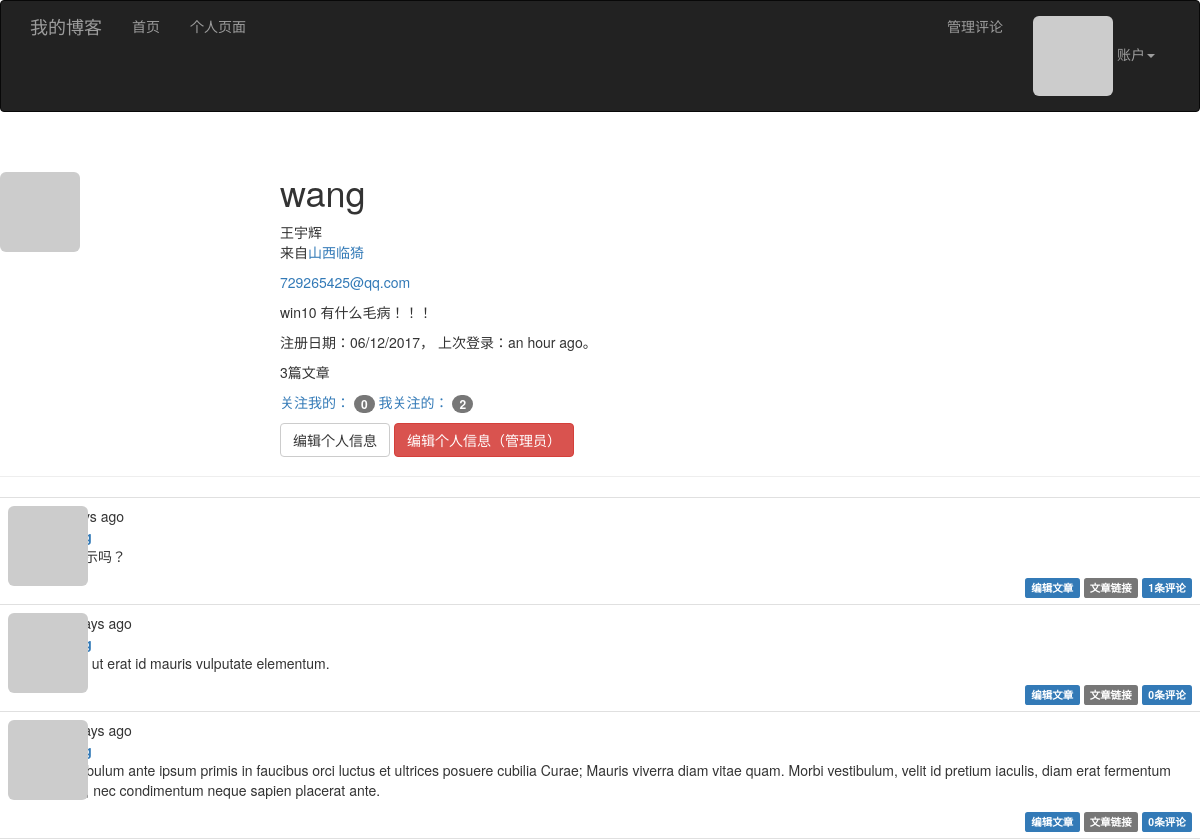
Before: /user/wang (signed in) with the older database file.
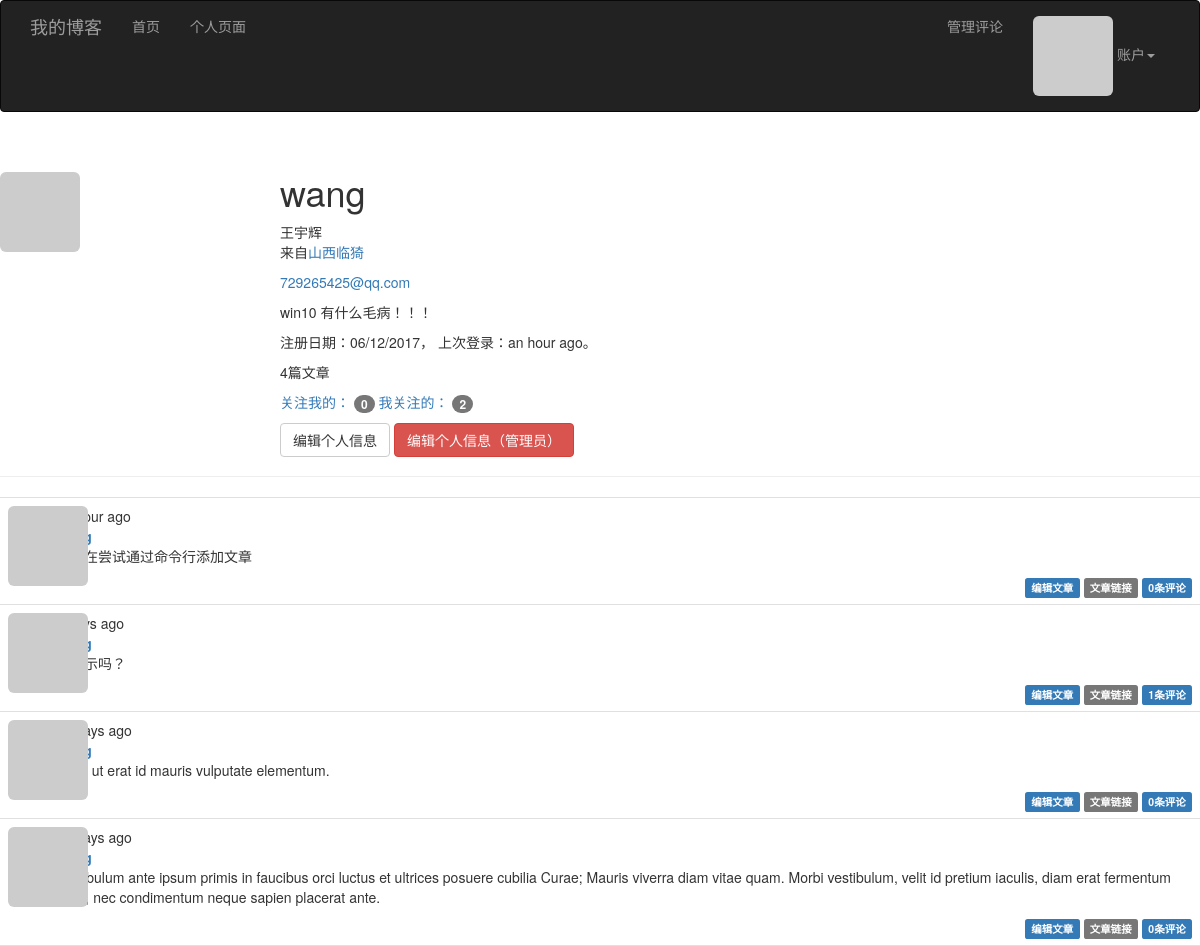
After: the same page with the newer database file.
### app/models.py (models this page shows, shortened)
class User(UserMixin, db.Model):
    __tablename__ = 'users'
    id = db.Column(db.Integer, primary_key=True)
    username = db.Column(db.String(64), unique=True, index=True)
    email = db.Column(db.String(64), unique=True, index=True)
    password_hash = db.Column(db.String(128))
    confirmed = db.Column(db.Boolean, default=False)
    role_id = db.Column(db.Integer, db.ForeignKey('roles.id'))
    name = db.Column(db.String(64))
    location = db.Column(db.String(64))
    about_me = db.Column(db.Text)
    member_since = db.Column(db.DateTime, default=datetime.utcnow)
    last_seen = db.Column(db.DateTime, default=datetime.utcnow)
    avatar_hash = db.Column(db.String(32))
    posts = db.relationship("Post", backref="author", lazy='dynamic')
    followed = db.relationship('Follow', foreign_keys=[Follow.follower_id],
                               backref=db.backref('follower', lazy='joined'),
                               lazy='dynamic',
                               cascade='all, delete-orphan')
    followers = db.relationship('Follow', foreign_keys=[Follow.followed_id],
                                backref=db.backref('followed', lazy='joined'),
                                lazy='dynamic',
                                cascade='all, delete-orphan')
    comments = db.relationship('Comment', backref='author', lazy='dynamic')
    @property
    def password(self):
        raise AttributeError('密码字段不可读取')
    def ping(self):
        self.last_seen = datetime.utcnow()
        db.session.add(self)
    def gravatar(self, size=100, default='identicon', rating='g'):
        if request.is_secure:
            url = 'http://secure.gravatar.com/avatar'
        else:
            url = 'http://www.gravatar.com/avatar'
        hash = self.avatar_hash or hashlib.md5(
            self.email.encode('utf-8')).hexdigest()
        return '{url}/{hash}?s={size}&d={default}&={rating}'.format(
            url=url, hash=hash, size=size, default=default, rating=rating)
    def can(self, permissions):
        return self.role is not None and (self.role.permissions & permissions) == permissions
    def is_administrator(self):
        return self.can(Permission.ADMINISTER)

class Post(db.Model):
    __tablename__ = 'posts'
    id = db.Column(db.Integer, primary_key=True)
    body = db.Column(db.Text)
    body_html = db.Column(db.Text)
    timestamp = db.Column(db.DateTime, index=True, default=datetime.utcnow)
    author_id = db.Column(db.Integer, db.ForeignKey('users.id'))
    comments = db.relationship('Comment', backref='post', lazy='dynamic')

### app/main/views.py (the view)
@main.route('/user/<username>')
@login_required
def user(username):
    user = User.query.filter_by(username=username).first()
    if user is None:
        abort(404)
    page = request.args.get('page', 1, type=int)
    pagination = user.posts.order_by(Post.timestamp.desc()).paginate(
        page, per_page=current_app.config['BLOG_POSTS_PER_PAGE'],
        error_out=False)
    posts = pagination.items
    return render_template('user.html', user=user, posts=posts)

### app/auth/views.py (called while the page is built)
@auth.before_app_request
def before_request():
    if current_user.is_authenticated:
        current_user.ping()
        if not current_user.confirmed \
            and request.endpoint \
            and request.endpoint[:5] != 'auth.' \
            and request.endpoint != 'static':
            return redirect(url_for('auth.unconfirmed'))

### app/main/__init__.py (called while the page is built)
@main.app_context_processor
def inject_permission():
    return dict(Permission=Permission)

### app/models.py (called while the page is built)
@login_manager.user_loader
def load_user(user_id):
    return User.query.get(int(user_id))

### app/templates/user.html (shortened to what this page needs)
{% extends "base.html" %}
{% import "bootstrap/wtf.html" as wtf %}
{% import "_macros.html" as macros %}
{% block page_content %}
<div class="page-header">
    <img class="img-rounded profile-thumbnail" src="{{ user.gravatar(size=256) }}">
    <div class="profile-header">
        <h1>{{ user.username }}</h1>
        {% if user.name or user.location %}
        <p>
            {% if user.name %}{{ user.name }}<br>{% endif %}
            {% if user.location %}来自<a href="http://map.baidu.com/?q={{ user.location }}">{{ user.location }}</a>{% endif %}
        </p>
        {% endif %}
        {% if current_user.is_administrator() %}
        <p><a href="mailto:{{ user.email }}">{{ user.email }}</a> </p>
        {% endif %}
        {% if user.about_me %}<p>{{ user.about_me }}</p>{% endif %}
        <p>
            注册日期：{{ moment(user.member_since).format('L') }}，
            上次登录：{{ moment(user.last_seen).fromNow() }}。
        </p>
        <p>{{ user.posts.count() }}篇文章</p>
        <p>
            <a href="{{ url_for('.followers', username=user.username) }}">
                关注我的：
                <span class="badge">
                    {{ user.followers.count() - 1 }}
                </span>
             </a>
            <a href="{{ url_for('.followed_by', username=user.username) }}">
                我关注的：
                <span class="badge">
                {{ user.followed.count() - 1 }}
                </span>
            </a>
        <p>
            {% if user == current_user %}
            <a class="btn btn-default" href="{{ url_for('main.edit_profile') }}">编辑个人信息</a>
            {% endif %}
            {% if current_user.is_administrator() %}
            <a class="btn btn-danger" href="{{ url_for('main.edit_profile_admin', id=user.id) }}">编辑个人信息（管理员）</a>
            {% endif %}
        </p>
    </div>
</div>
{% include '_posts.html' %}
{% endblock %}

### app/templates/base.html (shortened to what this page needs)
{% extends "bootstrap/base.html" %}
{% block head %}
{{ super() }}
<link rel="stylesheet" href="{{ url_for('static', filename='styles.css') }}">
{% endblock %}
{% block navbar %}
<div class="navbar navbar-inverse" role="navigation">
    <div class="container">
        <div class="navbar-header">
            <a class="navbar-brand" href="{{ url_for('main.index') }}">我的博客</a>
        </div>
        <div class="navbar-collapse collapse">
            <ul class="nav navbar-nav">
                <li><a href="{{ url_for('main.index') }}">首页</a> </li>
                {% if current_user.is_authenticated %}
                    <li><a href="{{ url_for('main.user', username=current_user.username) }}">个人页面</a> </li>
                {% endif %}
            </ul>
            <ul class="nav navbar-nav navbar-right">
                 {% if current_user.can(Permission.MODERATE_COMMENTS) %}
                <li><a href="{{ url_for('main.moderate') }}">管理评论</a> </li>
                {% endif %}
                {% if current_user.is_authenticated %}
                <li class="dropdown">
                    <a href="#" class="dropdown-toggle" data-toggle="dropdown">
                        <img class="img-rounded" src="{{ current_user.gravatar(size=18) }}">
                        账户<b class="caret"></b>
                    </a>
                </li>
                {% else %}
                <li><a href="{{ url_for('auth.login') }}">登录</a> </li>
                {% endif %}
            </ul>
        </div>
    </div>
</div>
{% endblock %}
{% block content %}
{% block page_content %}
{% endblock %}
{% endblock %}

### app/templates/_posts.html (shortened to what this page needs)
<ul class="posts">
    {% for post in posts %}
    <li class="post">
        <div class="profile-thumbnail">
            <a href="{{ url_for('.user', username=post.author.username) }}">
                <img class="img-rounded profile-thumbnail" src="{{ post.author.gravatar(size=40) }}">
            </a>
        </div>
        <div class="post-content">
            <div class="post-data">{{ moment(post.timestamp).fromNow() }}</div>
            <div class="post-author">
                <a href="{{ url_for('.user', username=post.author.username) }}">
                </a>
            </div>
            <div class="post-body">
                {% if post.body_html %}
                    {{ post.body_html | safe }}
                {% else %}
                    {{ post.body }}
                {% endif %}
            </div>
            <div class="post-footer">
                {% if current_user == post.author %}
                <a href="{{ url_for('.edit', id = post.id) }}">
                    <span class="label label-primary">编辑文章</span>
                </a>
                {% elif current_user.is_administrator() %}
                <a href="{{ url_for('.edit', id = post.id) }}">
                    <span class="label label-danger">编辑文章（管理员）</span>
                </a>
                {% endif %}
                <a href="{{ url_for('.post', id=post.id) }}">
                    <span class="label label-default">文章链接</span>
                </a>
                <a href="{{ url_for('.post', id=post.id) }}#commnets">
                    <span class="label label-primary">
                        {{ post.comments.count() }}条评论
                    </span>
                </a>
            </div>
        </div>
    </li>
    {% endfor %}
</ul>

### app/static/styles.css (style rules this page uses)
.profile-thumbnail { position: absolute; }
.profile-header { min-height: 260px; margin-left: 280px; }
ul.posts { list-style-type: none; padding: 0px; margin: 16px 0px 0px 0px; border-top: 1px solid #e0e0e0; }
ul.posts li.post { padding: 8px; border-bottom: 1px solid #e0e0e0; }
div.post-author { font-weight: bold; }
div.post-content { margin-left: 48px; min-height: 48px; }
div.post-footer { text-align: right; }

Changed rows visible on the page:
added Post: timestamp "an hour ago", body_html "我正在尝试通过命令行添加文章", comments.count "0"
Other visible differences:
{{ user.posts.count() }}: "3" → "4"
